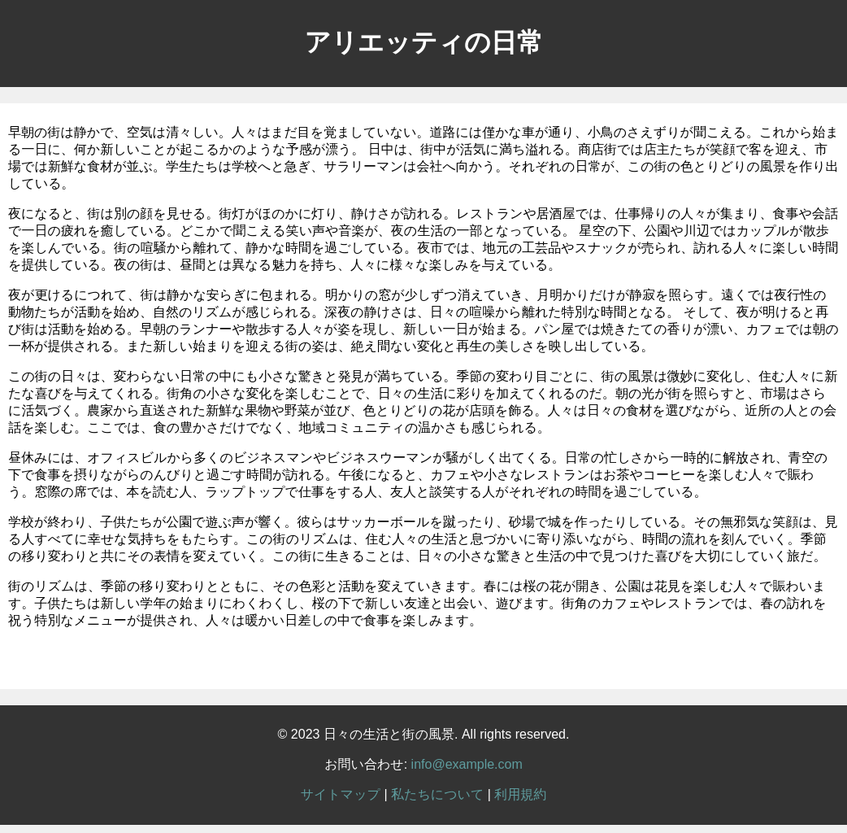
#> input picture python/src/module/img/existTool_bf_not_rec.png, 847 x 833 px, shrunk from 1042 x 1024 before the run, found by its file name
$ python position_copy3.py
#> lines starting #> are read from the running program, lines starting #| are printed output that depends on the picture; after the words box and inside, x2 and y2 are one past the last pixel; in counts of white or black regions, pixels touching at a corner belong together
# 今のところ、これを採用
# 成功作（ただし、position_copy2と比べて背景が明るめというか元画像と同じ輝度、こちらを採用する予定）
# diff_color_img.pyをより正確に差分ごとに色分けできるようにしたもの
# 連番の色枠付き画像を生成＆対応する赤枠と緑枠を出力＆赤枠と緑枠の座標と幅と高さを出力＆配置の差異判定
# 参考サイト：https://sosotata.com/spot7differences/
import cv2
import os
import numpy as np
from datetime import datetime

# 保存先ディレクトリを作成
output_dir = os.path.join(os.path.dirname(os.path.abspath(__file__)), "high_png/")
# フォルダが存在しない場合は作成
if not os.path.exists(output_dir):
    os.makedirs(output_dir)
# ファイル名を生成
output_file_name_A = 'existTool_bf_not_rec.png'
output_file_name_B = 'existTool_af_not_rec.png'
# ファイルパスを作成
output_file_path_A = os.path.join(output_dir, output_file_name_A)
output_file_path_B = os.path.join(output_dir, output_file_name_B)

img1 = cv2.imread(output_file_path_A)
#> img1 is the input picture: shape (833, 847, 3); mean B, G, R 188.3, 188.3, 188.2
img2 = cv2.imread(output_file_path_B)
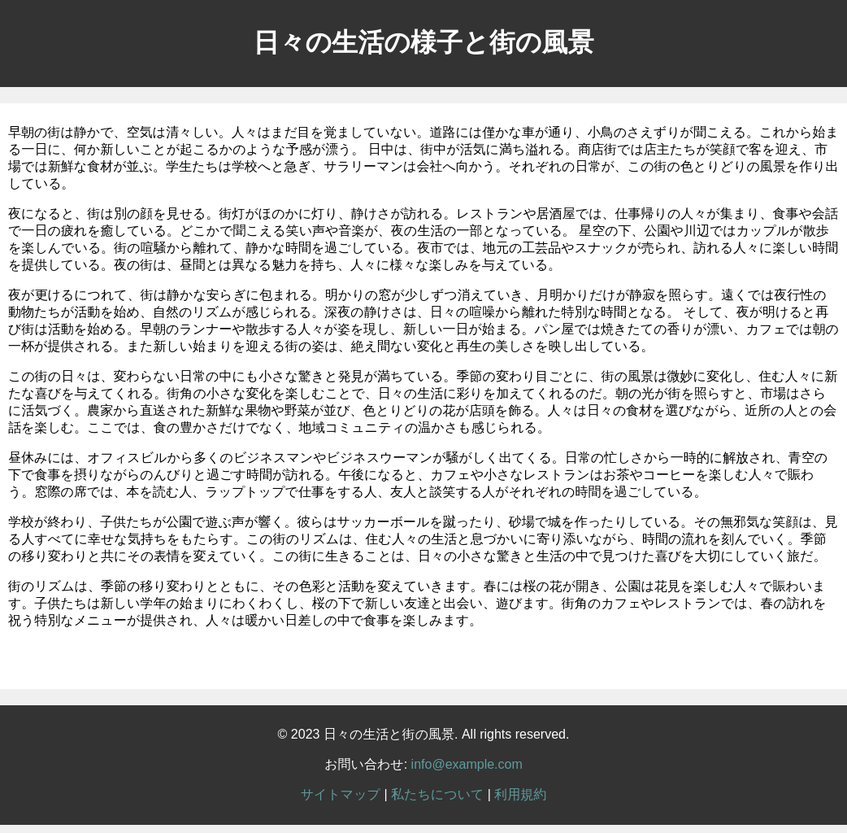
#> input picture python/src/module/img/existTool_af_not_rec.png, 847 x 833 px, shrunk from 1042 x 1024 before the run, found by its file name
#> img2 is the input picture: shape (833, 847, 3); mean B, G, R 188.7, 188.7, 188.7

# clathを使って、コントラス強調
clahe = cv2.createCLAHE(clipLimit=30.0, tileGridSize=(10, 10))
img1_gray = cv2.cvtColor(img1, cv2.COLOR_BGR2GRAY)
img2_gray = cv2.cvtColor(img2, cv2.COLOR_BGR2GRAY)
img1_gray = clahe.apply(img1_gray)
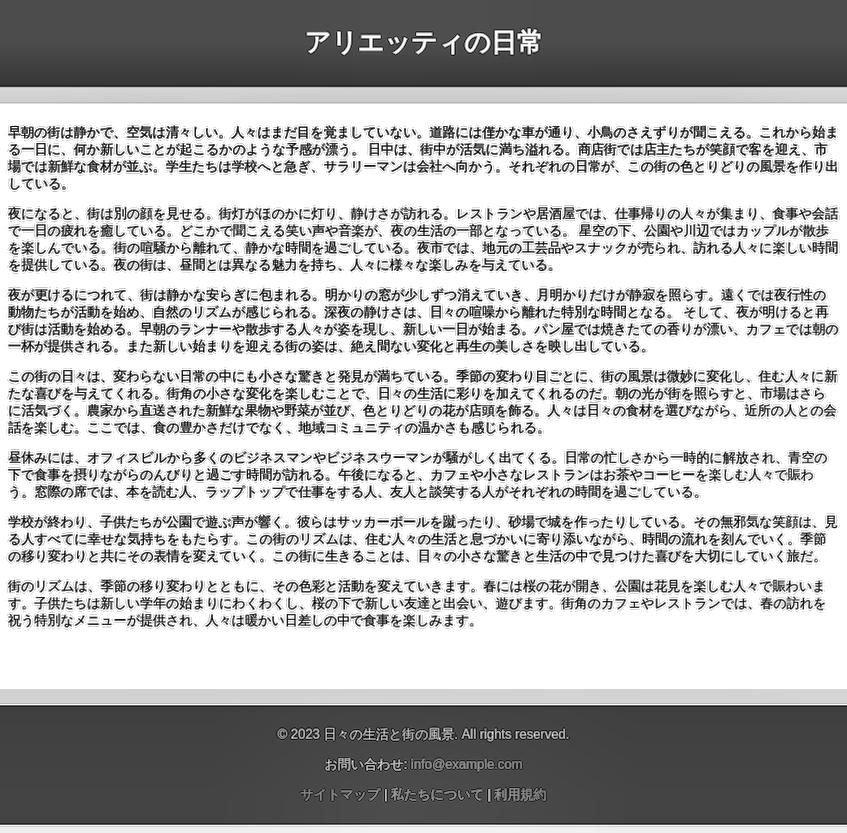
#> img1_gray: shape (833, 847); min 0, max 255, mean 182.4
img2_gray = clahe.apply(img2_gray)

# img1_gray = cv2.GaussianBlur(img1_gray, (13, 13), 0)
# img2_gray = cv2.GaussianBlur(img2_gray, (13, 13), 0)

# 画像Aから画像Bを引くことで1枚目の画像の差分のみを取得
diff_img1 = cv2.subtract(img2_gray, img1_gray)
diff_img2 = cv2.subtract(img1_gray, img2_gray)
diff = cv2.absdiff(img1_gray, img2_gray)

# 二値化
ret, diff_img1 = cv2.threshold(diff_img1, 0, 255, cv2.THRESH_BINARY + cv2.THRESH_OTSU)
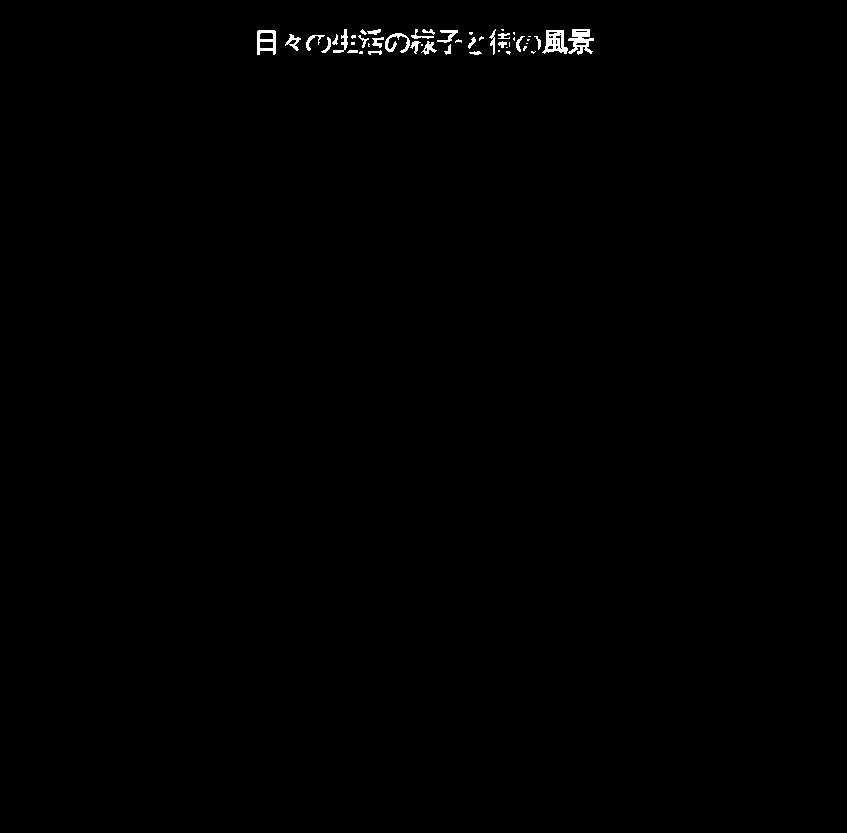
#> diff_img1: shape (833, 847); 0.39% white; 48 white regions (20 under 20 px), largest, box (x1, y1, x2, y2) and area: (568, 29, 594, 55) 374, (542, 30, 568, 54) 362, (257, 30, 276, 55) 266
#> ret = 74
# diff_img1 = cv2.GaussianBlur(diff_img1, (11, 11), 0)
ret, diff_img2 = cv2.threshold(diff_img2, 0, 255, cv2.THRESH_BINARY + cv2.THRESH_OTSU)
#> diff_img2: shape (833, 847); 0.14% white in thin lines or dots, all inside (x1, y1, x2, y2) = (307, 29, 541, 55)
# diff_img2 = cv2.GaussianBlur(diff_img2, (11, 11), 0)

# カーネルを準備（オープニング用）
kernel = np.ones((2,2),np.uint8)
# オープニング（収縮→膨張）実行 ノイズ除去
result_bin1 = cv2.morphologyEx(diff_img1, cv2.MORPH_OPEN, kernel) # オープニング（収縮→膨張）。ノイズ除去。
#> result_bin1: shape (833, 847); 0.37% white; 47 white regions (20 under 20 px), largest, box (x1, y1, x2, y2) and area: (569, 30, 595, 55) 370, (544, 31, 569, 55) 357, (258, 31, 277, 56) 266
result_bin2 = cv2.morphologyEx(diff_img2, cv2.MORPH_OPEN, kernel) # オープニング（収縮→膨張）。ノイズ除去。
#> result_bin2: shape (833, 847); 0.12% white in thin lines or dots, all inside (x1, y1, x2, y2) = (308, 30, 542, 56)

# 二値画像をRGB形式に変換
result_bin1_rgb = cv2.cvtColor(result_bin1, cv2.COLOR_GRAY2RGB)
result_bin2_rgb = cv2.cvtColor(result_bin2, cv2.COLOR_GRAY2RGB)

### 変更前と変更後の色分け ###
# 白色の範囲を定義
lower_white = np.array([200, 200, 200])  # 下限（B、G、R）
upper_white = np.array([255, 255, 255])  # 上限（B、G、R）
# lower_white2 = np.array([254, 254, 254])  # 下限（B、G、R）
# upper_white2 = np.array([255, 255, 255])  # 上限（B、G、R）

# 白色の範囲内にあるピクセルをマスクとして取得
white_mask1 = cv2.inRange(result_bin1_rgb, lower_white, upper_white)
white_mask2 = cv2.inRange(result_bin2_rgb, lower_white, upper_white)

# 緑色を指定
green_color = (0, 255, 0)  # (B、G、R)
# 赤色を指定
red_color = (0, 0, 255)  # (B、G、R)

# ピクセルの色を変更
result_bin1_rgb[white_mask1 > 0] = red_color
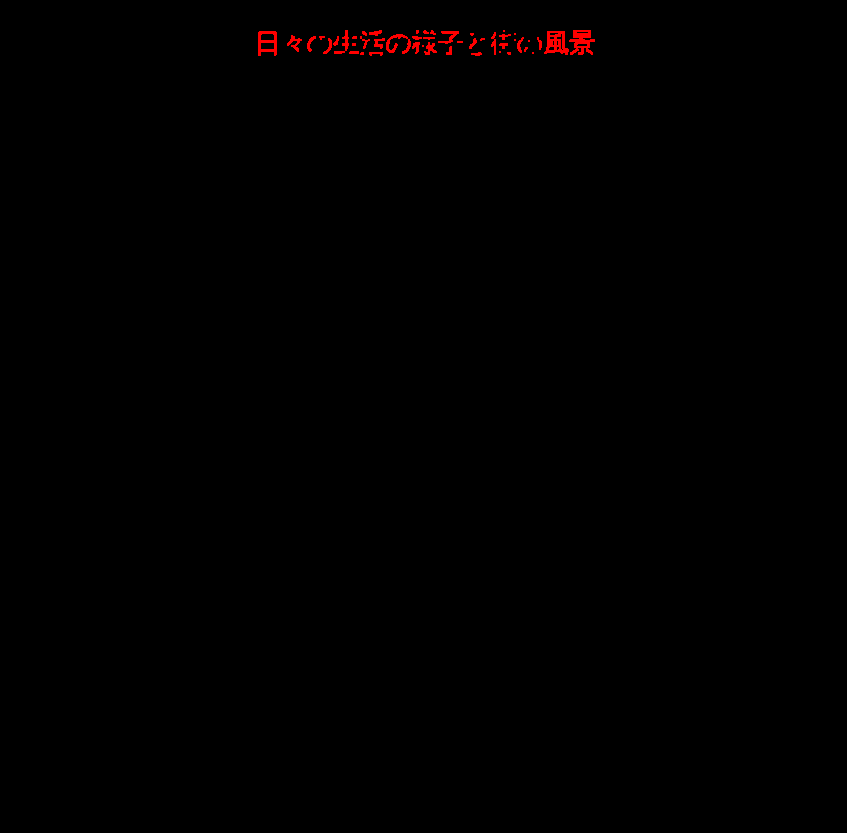
#> result_bin1_rgb: shape (833, 847, 3); mean B, G, R 0, 0, 0.9
result_bin2_rgb[white_mask2 > 0] = green_color
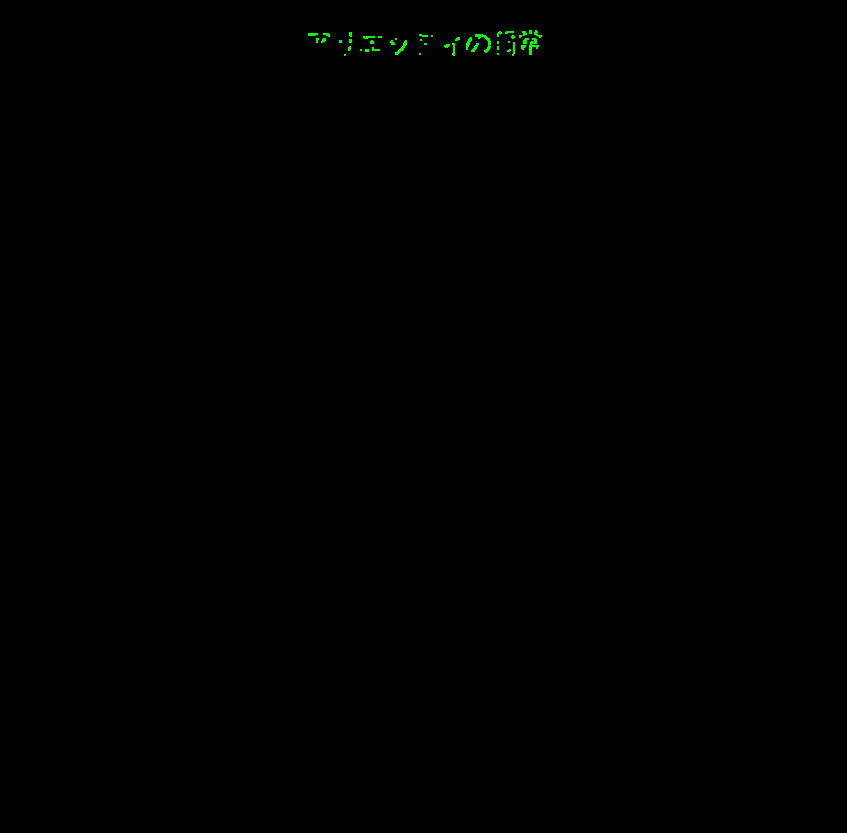
#> result_bin2_rgb: shape (833, 847, 3); mean B, G, R 0, 0.3, 0

# 二値画像をRGB形式に変換し、2枚の画像を重ねる。
result_diff = cv2.add(result_bin1_rgb, result_bin2_rgb)
# result = cv2.addWeighted(img1, 0.3, result_diff, 0.7, 2.2) # ２.２はガンマ値。大きくすると白っぽくなる

### 色付きの差分のみの画像を、元の画像に重ね合わせる ###
source_image = result_diff
target_image = img1

source_hsv = cv2.cvtColor(source_image, cv2.COLOR_BGR2HSV)
#> source_hsv: shape (833, 847, 3); mean H, S, V 0.1, 1.2, 1.2
target_hsv = cv2.cvtColor(target_image, cv2.COLOR_BGR2HSV)
#> target_hsv: shape (833, 847, 3); mean H, S, V 0.3, 0.2, 188.3

# 赤色の範囲を定義（OpenCVではHue値が0-179の範囲で表されます）
lower_red = np.array([0, 100, 100])
upper_red = np.array([10, 255, 255])

# 赤色の範囲に対応するマスクを作成
red_mask = cv2.inRange(source_hsv, lower_red, upper_red)

# 赤色の部分を反映
target_image[red_mask > 0] = source_image[red_mask > 0]

# 緑色の範囲を定義
lower_green = np.array([35, 100, 100])
upper_green = np.array([85, 255, 255])

# 緑色の範囲に対応するマスクを作成
green_mask = cv2.inRange(source_hsv, lower_green, upper_green)

# 緑色の部分を反映
target_image[green_mask > 0] = source_image[green_mask > 0]
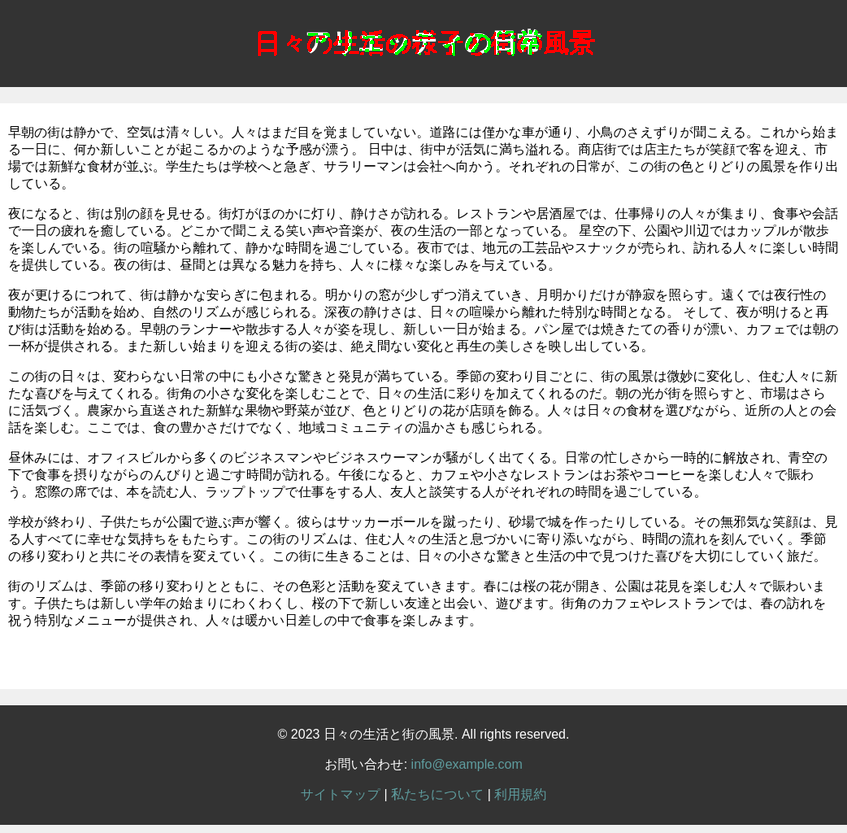
#> target_image: shape (833, 847, 3); mean B, G, R 187.8, 188.1, 188.7

### 差異が検出されたか判定 ###
# 2値画像（result_bin）の白いピクセル（差分が存在する部分）の数をカウント
white_pixel_count = cv2.countNonZero(result_bin2)
#> white_pixel_count = 850

# ある閾値以上の白いピクセルが存在する場合、差分があると判断する
threshold = 100  # 適切な閾値を選択
red_text_start = "\033[91m"
red_text_end = "\033[0m"
green_text_start = "\033[92m"
green_text_end = "\033[0m"

if white_pixel_count > threshold:
    print(f"{red_text_start}差異が検出されました{red_text_end}")
else:
    print(f"{green_text_start}異常なし{green_text_end}")

# 現在の日付を取得してフォーマット
current_date = datetime.now().strftime("%m-%d_%H-%M-%S")
# ファイル名を生成
output_file_name = f"diff_color_{current_date}.png"
# output_file_name = f"diff_{current_date}.png"

output_dir2 = os.path.join(os.path.dirname(os.path.abspath(__file__)), "diff_color_high_png/")
# output_dir2 = os.path.join(os.path.dirname(os.path.abspath(__file__)), "diff_high_png/")

# ファイルパスを作成
output_file_path = os.path.join(output_dir2, output_file_name)
# フォルダが存在しない場合は作成
if not os.path.exists(output_dir2):
    os.makedirs(output_dir2)

# 画像を保存する
cv2.imwrite(output_file_path, target_image)

print(f"2つの画像の差異を示した画像を{output_file_path}に保存しました")
